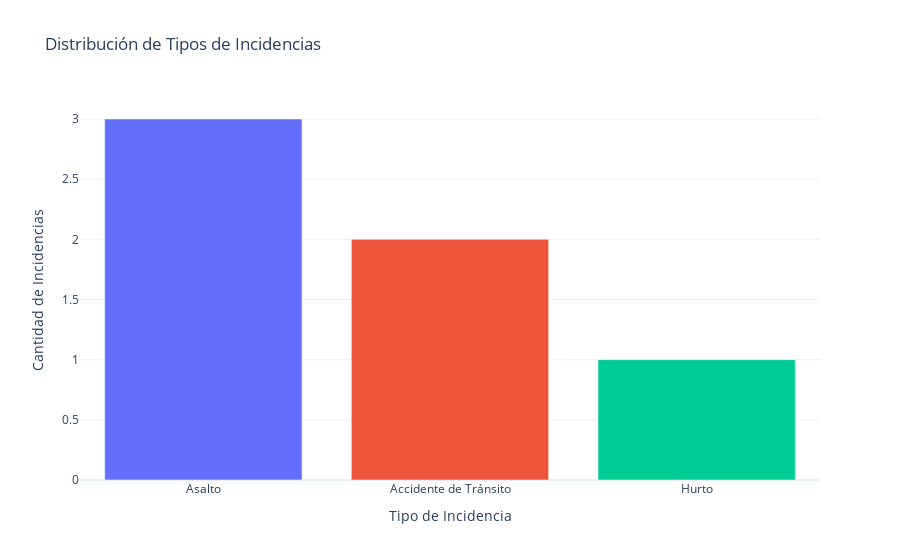

Notebook code for this chart:
### Code cell
import plotly.graph_objects as go
import plotly.express as px

def plot_incidence_types(df):
    # Contar la cantidad de incidencias por tipo
    incidence_counts = df['type_name'].value_counts()

    # Generar una lista de colores única usando la paleta de colores de Plotly
    colors = px.colors.qualitative.Plotly

    # Crear el gráfico de barras
    fig = go.Figure(data=[
        go.Bar(
            x=incidence_counts.index,  # Nombres de los tipos de incidencia
            y=incidence_counts.values,  # Cantidad de incidencias por tipo
            marker_color=colors[:len(incidence_counts)]  # Asignar colores únicos
        )
    ])

    # Configurar el diseño del gráfico
    fig.update_layout(
        title='Distribución de Tipos de Incidencias',
        xaxis_title='Tipo de Incidencia',
        yaxis_title='Cantidad de Incidencias',
        template='plotly_white'
    )

    # Mostrar el gráfico
    fig.show()

# Llamar a la función con el DataFrame
plot_incidence_types(df)

### Figure 1 — Plotly figure (JSON) as saved in the notebook; plotly's stock layout.template omitted (floating-point values rounded to 4 significant figures)
{"data": [{"marker": {"color": ["#636EFA", "#EF553B", "#00CC96"]}, "type": "bar", "x": ["Asalto", "Accidente de Tránsito", "Hurto"], "y": [3, 2, 1]}], "layout": {"title": {"text": "Distribución de Tipos de Incidencias"}, "xaxis": {"title": {"text": "Tipo de Incidencia"}}, "yaxis": {"title": {"text": "Cantidad de Incidencias"}}}}
